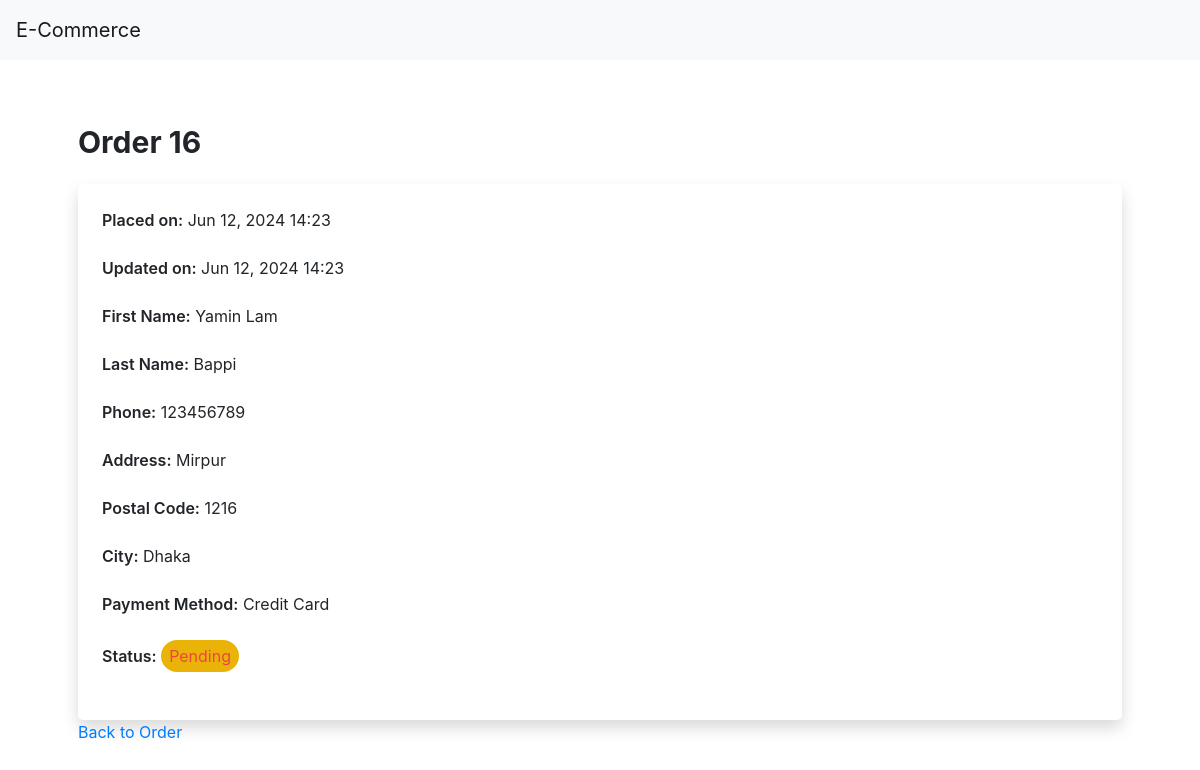
The app's page /orders/order/16/ (signed in) with its own data.
### orders/models.py (models this page shows, shortened)
class Order(models.Model):
    PAYMENT_CHOICES = [
        ('COD', 'Cash on Delivery'),
        ('Bkash', 'Bkash'),
        ('Credit Card', 'Credit Card'),
    ]
    STATUS_CHOICES = [
        ('Pending', 'Pending'),
        ('Processing', 'Processing'),
        ('Shipped', 'Shipped'),
        ('Delivered', 'Delivered'),
        ('Cancelled', 'Cancelled'),
    ]
    user = models.ForeignKey(settings.AUTH_USER_MODEL, on_delete=models.CASCADE, related_name='orders')
    first_name = models.CharField(max_length=50)
    last_name = models.CharField(max_length=50)
    phone = models.CharField(max_length=20, blank=False)
    address = models.CharField(max_length=250)
    postal_code = models.CharField(max_length=20)
    city = models.CharField(max_length=100)
    order_placed = models.DateTimeField(auto_now_add=True)
    updated = models.DateTimeField(auto_now=True)
    payment = models.CharField(max_length=20, choices=PAYMENT_CHOICES, default='COD')
    status = models.CharField(max_length=20, choices=STATUS_CHOICES, default='Pending')
    class Meta:
        ordering = ('-order_placed',)

### orders/views.py (the view)
# urls.py: path('order/<int:order_id>/', views.order_detail, name='order_detail'),
@login_required
def order_detail(request, order_id):
    order = get_object_or_404(Order, id=order_id, user=request.user)
    return render(request, 'order/order_detail.html', {'order': order})

### templates/order/order_detail.html
{% extends "base.html" %}
{% block content %}
<div class="container mx-auto px-4 py-8">
    <h1 class="text-3xl font-bold mb-6">Order {{ order.id }}</h1>
    <div class="bg-white shadow rounded-lg p-6">
        <p class="mb-4"><span class="font-semibold">Placed on:</span> {{ order.order_placed|date:"M d, Y H:i" }}</p>
        <p class="mb-4"><span class="font-semibold">Updated on:</span> {{ order.updated|date:"M d, Y H:i" }}</p>
        <p class="mb-4"><span class="font-semibold">First Name:</span> {{ order.first_name }}</p>
        <p class="mb-4"><span class="font-semibold">Last Name:</span> {{ order.last_name }}</p>
        <p class="mb-4"><span class="font-semibold">Phone:</span> {{ order.phone }}</p>
        <p class="mb-4"><span class="font-semibold">Address:</span> {{ order.address }}</p>
        <p class="mb-4"><span class="font-semibold">Postal Code:</span> {{ order.postal_code }}</p>
        <p class="mb-4"><span class="font-semibold">City:</span> {{ order.city }}</p>
        <p class="mb-4"><span class="font-semibold">Payment Method:</span> {{ order.get_payment_display }}</p>
        <p class="mb-4"><span class="font-semibold">Status:</span>
            <span
                class="inline-block px-2 py-1 rounded-full text-red-500 {% if order.status == 'Pending' %} bg-yellow-500 {% elif order.status == 'Processing' %} bg-blue-500 {% elif order.status == 'Shipped' %} bg-indigo-500 {% elif order.status == 'Delivered' %} bg-green-500 {% elif order.status == 'Cancelled' %} bg-red-500 {% endif %}">
                {{ order.get_status_display }}
            </span>
        </p>
    </div>
    <a href="{% url 'order:order_history' %}" class="btn-update-password">Back to Order</a>
</div>
{% endblock %}

### static/css/main.css (style rules this page uses)
html, :host { line-height: 1.5; -webkit-text-size-adjust: 100%; -moz-tab-size: 4; -o-tab-size: 4; tab-size: 4; font-family: ui-sans-serif, system-ui, sans-serif, "Apple Color Emoji", "Segoe UI Emoji", "Segoe UI Symbol", "Noto Color Emoji"; font-feature-settings: normal; font-variation-settings: normal; -webkit-tap-highlight-color: transparent; }
body { margin: 0; line-height: inherit; }
h1, h2, h3, h4, h5, h6 { font-size: inherit; font-weight: inherit; }
a { color: inherit; text-decoration: inherit; }
blockquote, dl, dd, h1, h2, h3, h4, h5, h6, hr, figure, p, pre { margin: 0; }
.container { width: 100%; }
@media (min-width: 640px) { .container { max-width: 640px; } }
@media (min-width: 768px) { .container { max-width: 768px; } }
@media (min-width: 1024px) { .container { max-width: 1024px; } }
.mx-auto { margin-left: auto; margin-right: auto; }
.mb-4 { margin-bottom: 1rem; }
.mb-6 { margin-bottom: 1.5rem; }
.inline-block { display: inline-block; }
.rounded-full { border-radius: 9999px; }
.rounded-lg { border-radius: 0.5rem; }
.bg-white { --tw-bg-opacity: 1; background-color: rgb(255 255 255 / var(--tw-bg-opacity)); }
.bg-yellow-500 { --tw-bg-opacity: 1; background-color: rgb(234 179 8 / var(--tw-bg-opacity)); }
.p-6 { padding: 1.5rem; }
.px-2 { padding-left: 0.5rem; padding-right: 0.5rem; }
.px-4 { padding-left: 1rem; padding-right: 1rem; }
.py-1 { padding-top: 0.25rem; padding-bottom: 0.25rem; }
.py-8 { padding-top: 2rem; padding-bottom: 2rem; }
.text-3xl { font-size: 1.875rem; line-height: 2.25rem; }
.font-bold { font-weight: 700; }
.font-semibold { font-weight: 600; }
.text-red-500 { --tw-text-opacity: 1; color: rgb(239 68 68 / var(--tw-text-opacity)); }
.shadow { --tw-shadow: 0 1px 3px 0 rgb(0 0 0 / 0.1), 0 1px 2px -1px rgb(0 0 0 / 0.1); --tw-shadow-colored: 0 1px 3px 0 var(--tw-shadow-color), 0 1px 2px -1px var(--tw-shadow-color); box-shadow: var(--tw-ring-offset-shadow, 0 0 #0000), var(--tw-ring-shadow, 0 0 #0000), var(--tw-shadow); }

### records on screen
Order: id "16", order_placed "Jun 12, 2024 14:23", updated "Jun 12, 2024 14:23", first_name "Yamin Lam", last_name "Bappi", phone "123456789", address "Mirpur", postal_code "1216", city "Dhaka", payment "Credit Card", status "Pending"
